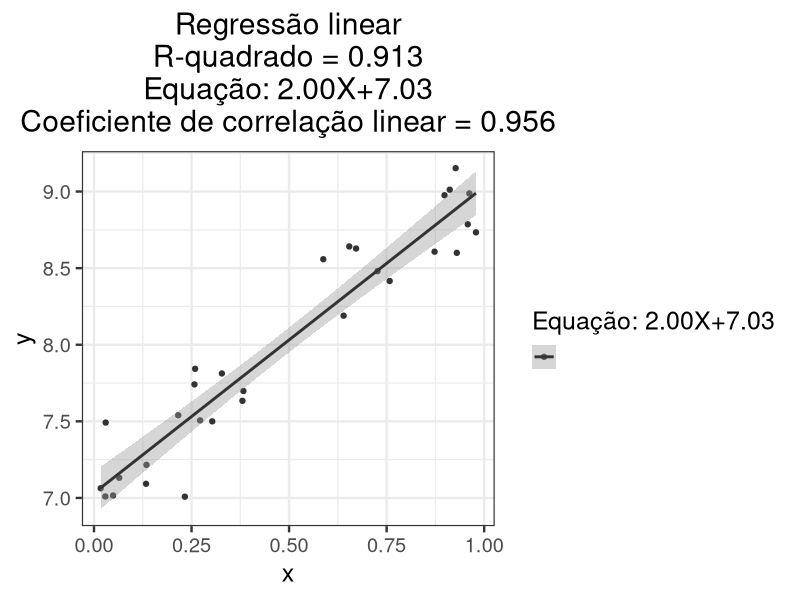

This figure's R source:
#Gráfico de dispersão com linha de tendência
#geom_point + geom_smooth

#Modelo de regressão linear (geom_smooth(method = lm))
#Calculando:
#Reta de regressão linear y=A+Bx
#"A" interceptor, summary(model)$coefficients[2]
#"B" Coeficiente angular, summary(model)$coefficients[1]
#Coeficiente de correlação, cor(y,x)
#Coeficiente de determinação (R^2), summary(model)$r.squared


#Bibliotecas
library(readr) #Leitura de dados
library(magrittr) #Operador pipe %>%, concatena linhas de comando
library(dplyr) #Manipulação de dados
library(tidyr) #Organização de dados
library(tibble) #Estrutura de data.frame
library(ggplot2) #Elaboração de gráficos
library(grid) #Adiciona funções gráficas ao sistema ggplot2 e é um pacote gráfico também
library(patchwork) #Layout, junta ggplot no mesmo gráfico

#Organizando os dados
set.seed(240517) #Semente de gerador de número pseudo-aleatório
x <- runif(30) #Valores aleatórios de uma distribuição uniforme
               #Vetor com 30 valores
y <- 2*(x+rnorm(30,0,0.1))+7 #rnorm() gera valores aleatórios de uma distribuição normal,
                             #vetor com 30 valores, 0 média, 0.1 desvio-padrão.
z <-rep(c("a","b"),c(15,15)) #Cria um vetor com os valores "a", "b" 
                             #repetidos 15 vezes cada um.
df <- data.frame(x,y,z)
model <- lm(y ~ x, df) #lm = Regressão linear, (y ~ x, data)
dfm <- data.frame(x,ym=predict(model))

#Plotagem
ggplot(df, aes(x, y, color = ""))+
  geom_point()+
  geom_smooth(method = "lm")+ #Método lm, Regressão linear
  labs(title = 
         sprintf("Regressão linear\nR-quadrado = %1.3f\nEquação: %1.2fX+%1.2f\nCoeficiente de correlação linear = %1.3f",
                 summary(model)$r.squared, #R-quadrado
                 summary(model)$coefficients[2], #coeficiente A de Y=AX+B
                 summary(model)$coefficients[1], #coeficiente B de Y=AX+B
                 cor(y,x)),#Coeficiente de correlação linear
       color = #legenda color (reta)
         sprintf("Equação: %1.2fX+%1.2f",
                 summary(model)$coefficients[2], #coeficiente A de Y=AX+B
                 summary(model)$coefficients[1]))+ #coeficiente B de Y=AX+B
         #Função de C printf, que retorna um vetor de caracteres,
         #contendo uma combinação formatada de texto e valores de variáveis
         #"\n" = Próxima linha
         #"%1.2f" = "%" imprimir argumentos,
                    #"1" tamanho minimo do campo,
                    #"2" número de casas decimais e 
                    #"f" ponto flutuante.
  scale_color_grey()+ #Adiciona escala de cinza na variável color
  scale_fill_grey()+ #Adiciona escala de cinza na variável fill
  theme_bw(base_size = 18)+ #Adiciona tema "black and white" e tamanho da fonte
  theme(plot.title = element_text(hjust = 0.5)) #Alinhamento horizontal do título

#Fechando dispositivo gráfico
dev.off()
